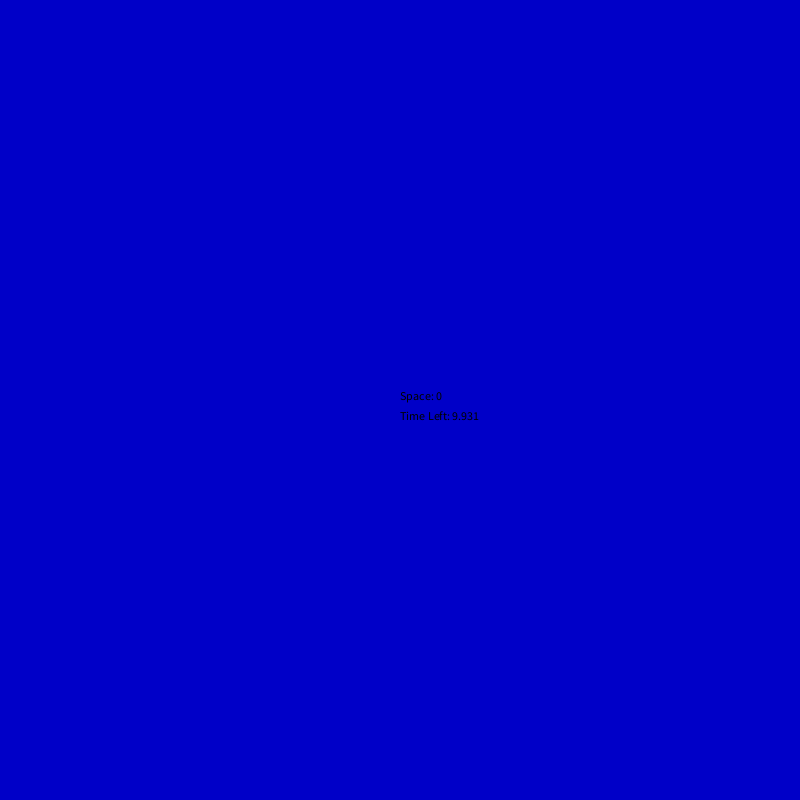
Frame 1 (no input)
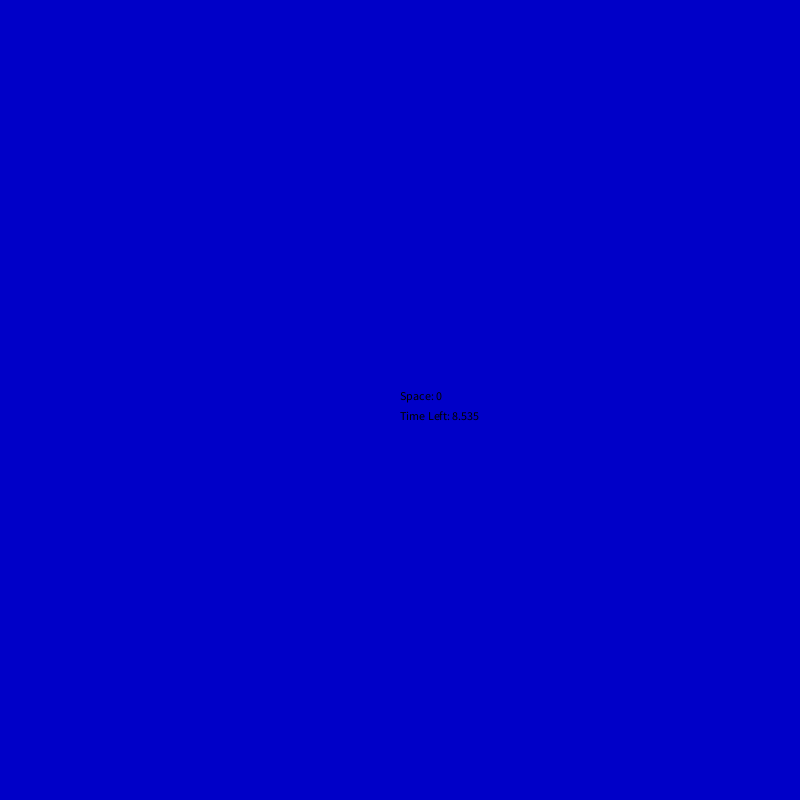
Frame 60 (the mouse pressed at the canvas centre just before this capture)
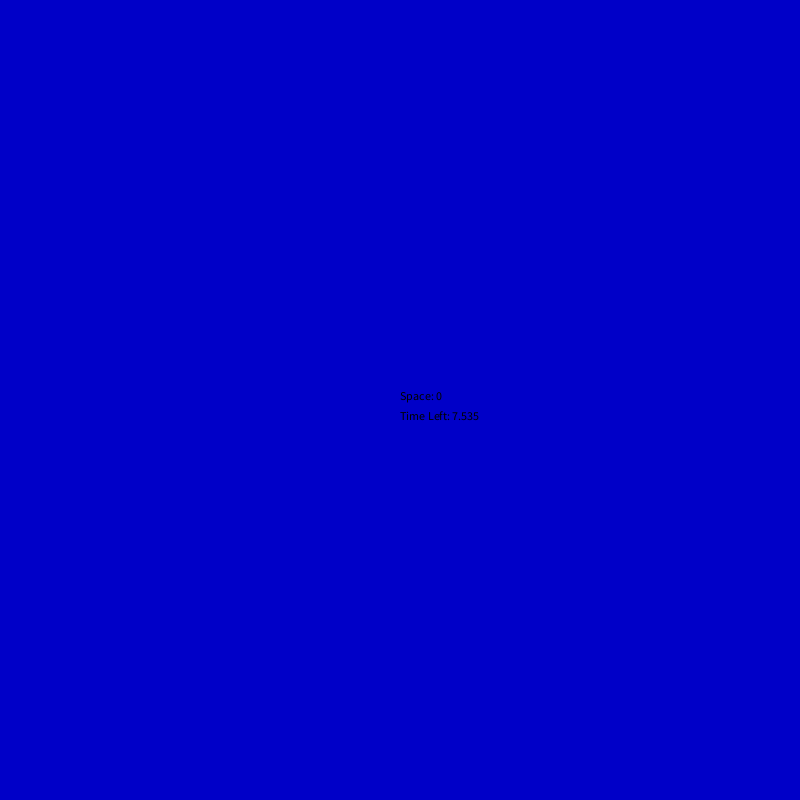
Frame 120 (the mouse held since frame 60 and released just before this capture)

The Processing sketch that drew these frames (run headless with seeded random() and noise(); from frame 60 on, the mouse is pressed at the canvas centre):

// Processing sketch: H12OPD2
// ── H12OPD2.pde
int sec;
int totalSpaces = 0;
int totalTime;
int millisLeft;
boolean racing = true;

void setup(){
  size(800,800);
}

void draw(){
  background(0,0,200);
  
  sec = millis()/1000;
  totalTime = 9 - sec;
  millisLeft = 1000 - (millis()%1000);
  
  if(!racing){
    totalTime = 0;
    millisLeft = 0;
  }
  
  if(sec >= 10){
    racing = false;
  }
  fill(0,0,0);
  text("Space: " + totalSpaces, 400,400);
  text("Time Left: " + totalTime + "." + nf(millisLeft, 3), 400,420);
}
void keyReleased(){
  if(keyCode == 32 && racing){
    totalSpaces++;
  }
}
